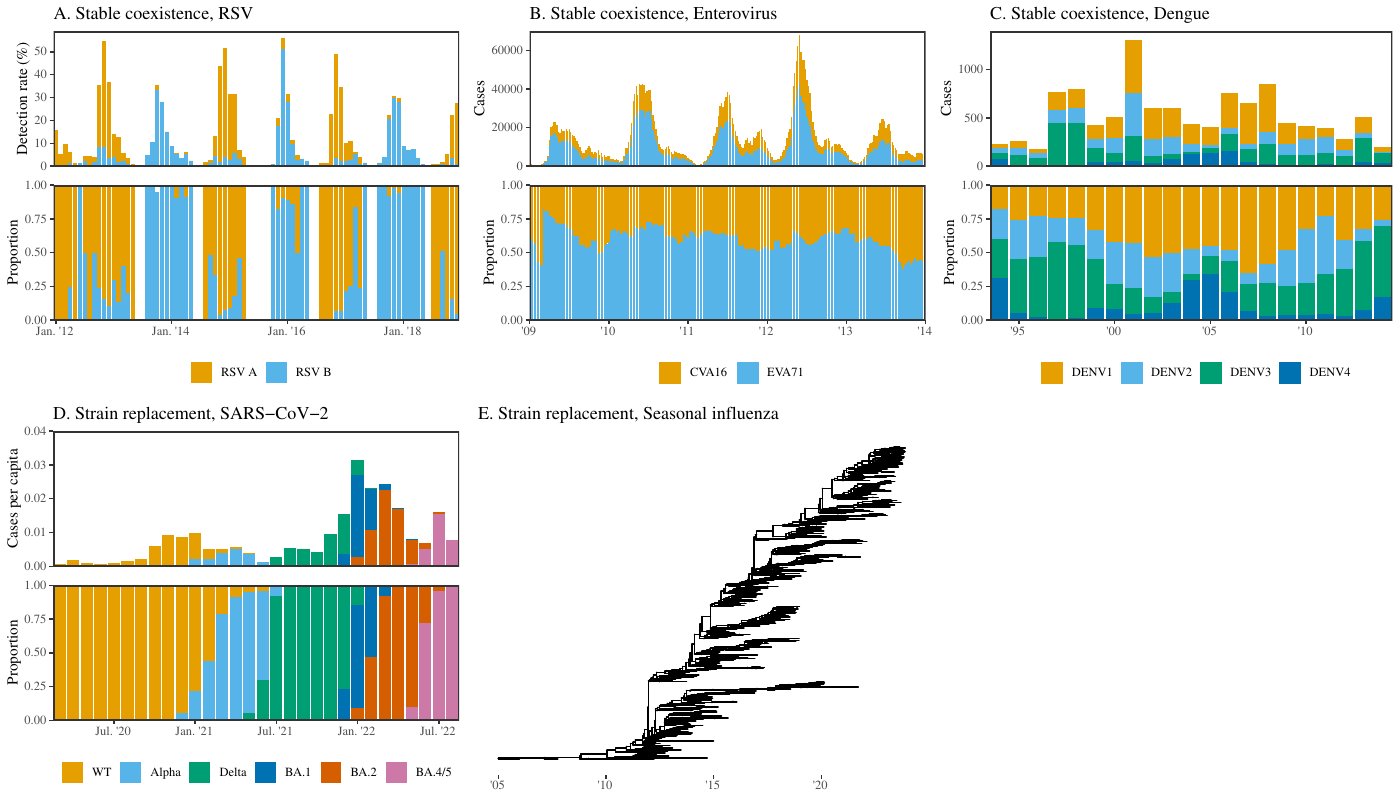

Write R code to recreate this figure.
library(ggplot2); theme_set(theme_bw(base_family="Times"))
library(ggtree)
library(gridExtra)
load("figure1_rsv_korea.rda")
load("figure1_dengue_thailand.rda")
load("figure1_hfmd.rda")
load("figure1_covid.rda")
load("figure1_flu_phylo.rda")

gfinal <- arrangeGrob(g_rsv_korea, g_hfmd, g_dengue_thailand,
											g_covid, g_flu_phylo, nrow=2)

ggsave("figure1.pdf", gfinal, width=14, height=8)
